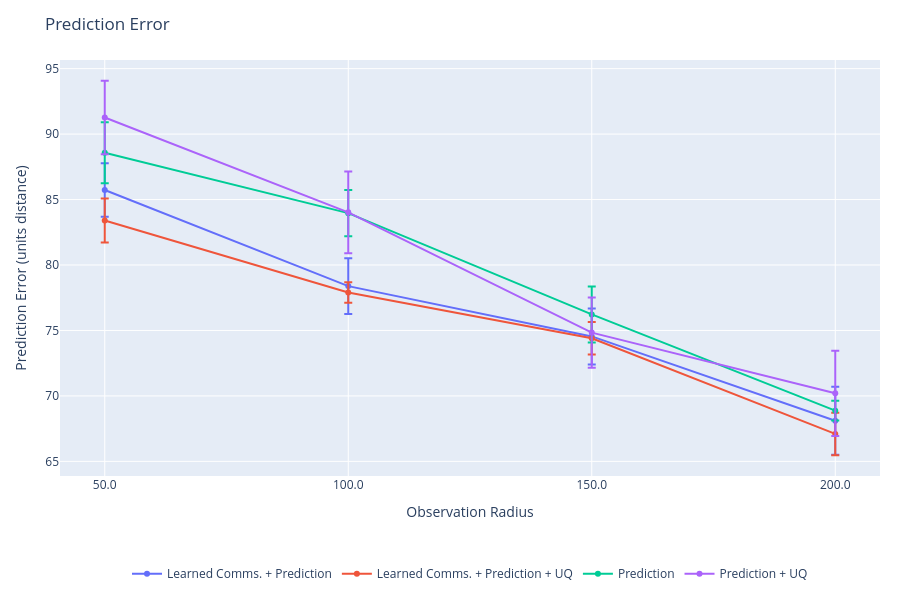
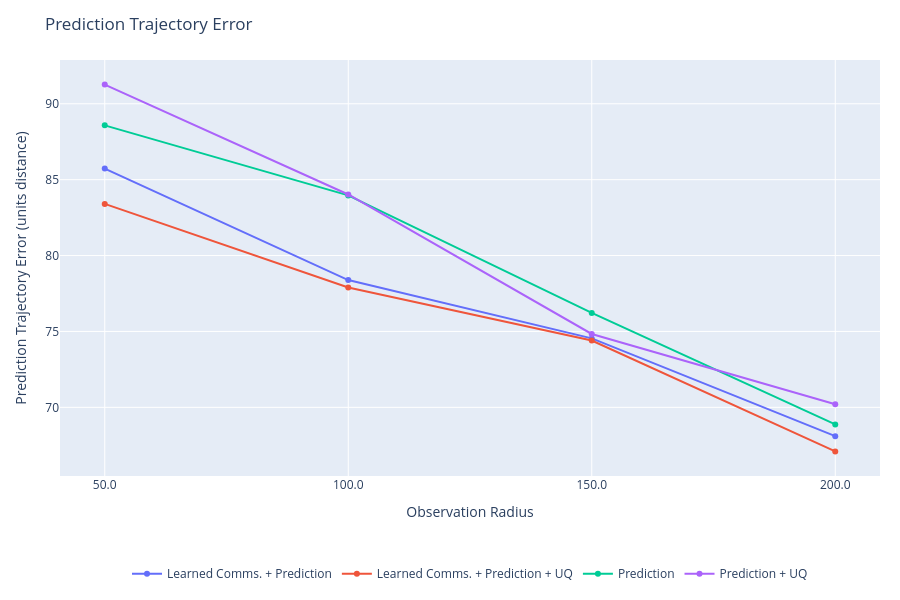
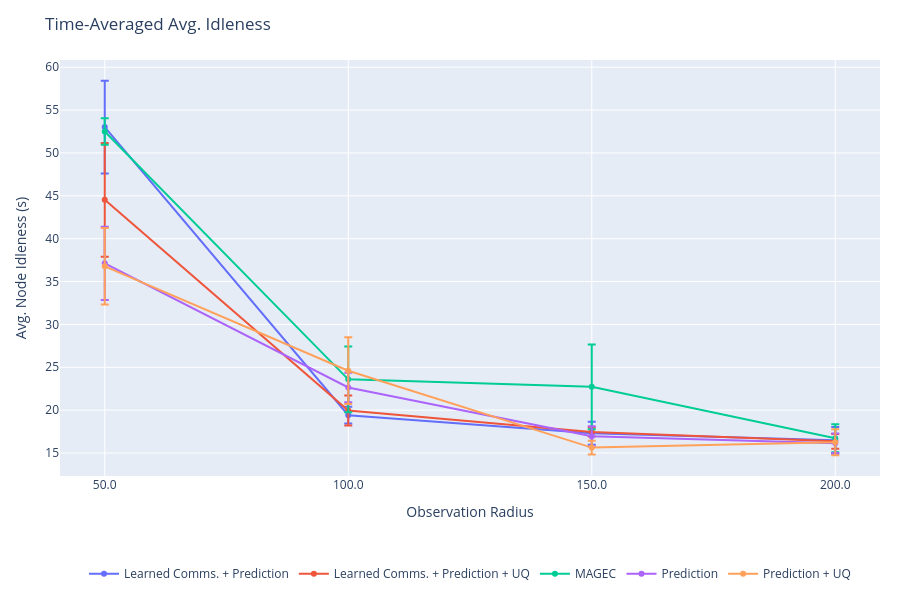
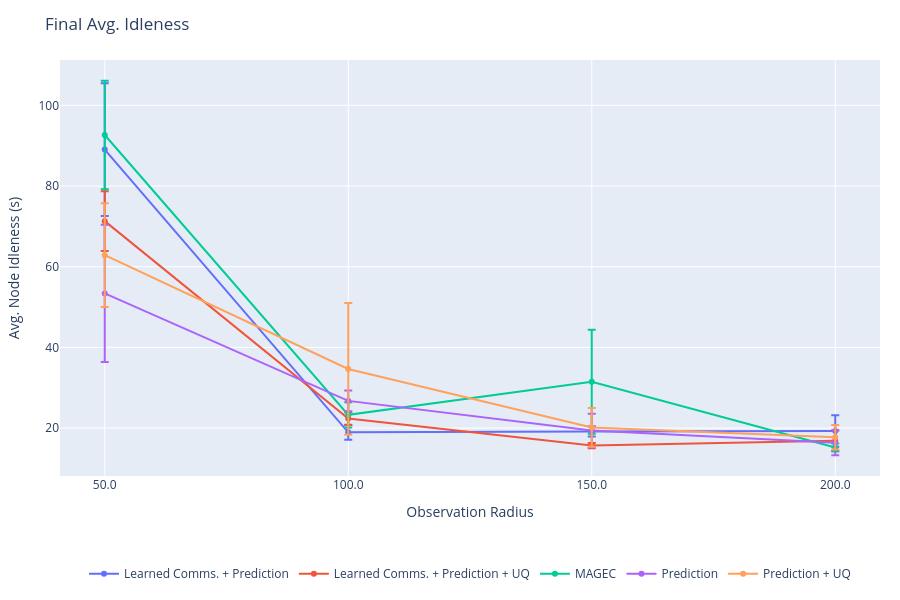

Notebook source saved alongside these figures, in order:
### Code cell
%reload_ext autoreload
%autoreload 2
from plots import *
import numpy as np

x_key = 'observation_radius'

# Data for plotting
plots = {
    'prediction_error_mean': {
        'title': 'Prediction Error',
        'ylabel': 'Prediction Error (units distance)',
        'xlabel': 'Observation Radius',
        'x': {series: get_x_radii(series, output, x_key) for series in output},
        # Average over all episodes and all timesteps.
        'y': {
            series: [np.mean(output[series][exp]['prediction_error_mean']) for exp in sorted_experiments(series, output, x_key)]
                for series in output if not next(iter(output[series].values())).attrs['prediction_disable']
        },
        'y_std': {
            series: [np.std(np.mean(output[series][exp]['prediction_error_mean'], axis=tuple(range(1, output[series][exp]['prediction_error_mean'].ndim)))) for exp in sorted_experiments(series, output, x_key)]
                for series in output if not next(iter(output[series].values())).attrs['prediction_disable']
        }
    },
    'prediction_trajectory_error_mean': {
        'title': 'Prediction Trajectory Error',
        'ylabel': 'Prediction Trajectory Error (units distance)',
        'xlabel': 'Observation Radius',
        'x': {series: get_x_radii(series, output, x_key) for series in output},
        # Average over all episodes and all timesteps.
        'y': {
            series: [np.mean(output[series][exp]['prediction_trajectory_error_mean']) for exp in sorted_experiments(series, output, x_key)]
                for series in output if not next(iter(output[series].values())).attrs['prediction_disable']
        }
    },
    'avg_idleness': {
        'title': 'Time-Averaged Avg. Idleness',
        'ylabel': 'Avg. Node Idleness (s)',
        'xlabel': 'Observation Radius',
        'x': {series: get_x_radii(series, output, x_key) for series in output},
        # Average over all episodes and all timesteps.
        'y': {
            series: [np.mean(output[series][exp]['avg_idleness']) for exp in sorted_experiments(series, output, x_key)]
                for series in output
        },
        'y_std': {
            series: [np.std(np.mean(output[series][exp]['avg_idleness'], axis=tuple(range(1, output[series][exp]['avg_idleness'].ndim)))) for exp in sorted_experiments(series, output, x_key)]
                for series in output
        }
    },
    'avg_idleness_final': {
        'title': 'Final Avg. Idleness',
        'ylabel': 'Avg. Node Idleness (s)',
        'xlabel': 'Observation Radius',
        'x': {series: get_x_radii(series, output, x_key) for series in output},
        'y': {
            series: [np.mean(output[series][exp]['avg_idleness'][:, -1]) for exp in sorted_experiments(series, output, x_key)]
                for series in output
        },
        'y_std': {
            series: [np.std(np.mean(output[series][exp]['avg_idleness'][:, -1], axis=tuple(range(1, output[series][exp]['avg_idleness'][:, -1].ndim)))) for exp in sorted_experiments(series, output, x_key)]
                for series in output
        }
    },
    'avg_idleness_over_time': {
        'title': 'Avg. Idleness vs. Time',
        'ylabel': 'Avg. Node Idleness (s)',
        'xlabel': 'Time Steps',
        # One trace per experiment: average over episodes, keep time dimension.
        'y': {
            series: {
                exp: np.mean(output[series][exp]['avg_idleness'], axis=0)
                for exp in sorted_experiments(series, output, x_key)
            }
            for series in output
        },
        # 'y_std': {
        #     series: {
        #         exp: np.std(output[series][exp]['avg_idleness'], axis=0)
        #         for exp in sorted_experiments(series, output, x_key)
        #     }
        #     for series in output
        # }
    },
    'worst_idleness': {
        'title': 'Time-Averaged Worst Idleness',
        'ylabel': 'Worst Node Idleness (s)',
        'xlabel': 'Observation Radius',
        'x': {series: get_x_radii(series, output, x_key) for series in output},
        # Average over all episodes and all timesteps.
        'y': {
            series: [np.mean(output[series][exp]['worst_idleness']) for exp in sorted_experiments(series, output, x_key)]
                for series in output
        },
        'y_std': {
            series: [np.std(np.mean(output[series][exp]['worst_idleness'], axis=tuple(range(1, output[series][exp]['worst_idleness'].ndim)))) for exp in sorted_experiments(series, output, x_key)]
                for series in output
        }
    },
    'worst_idleness_final': {
        'title': 'Final Worst Idleness',
        'ylabel': 'Worst Node Idleness (s)',
        'xlabel': 'Observation Radius',
        'x': {series: get_x_radii(series, output, x_key) for series in output},
        'y': {
            series: [np.mean(output[series][exp]['worst_idleness'][:, -1]) for exp in sorted_experiments(series, output, x_key)]
                for series in output
        }
    },
    'worst_idleness_over_time': {
        'title': 'Worst Idleness vs. Time',
        'ylabel': 'Worst Node Idleness (s)',
        'xlabel': 'Time Steps',
        # One trace per experiment: average over episodes, keep time dimension.
        'y': {
            series: {
                exp: np.mean(output[series][exp]['worst_idleness'], axis=0)
                for exp in sorted_experiments(series, output, x_key)
            }
            for series in output
        },
        'y_std': {
            series: {
                exp: np.std(output[series][exp]['worst_idleness'], axis=0)
                for exp in sorted_experiments(series, output, x_key)
            }
            for series in output
        }
    },
    'stddev_idleness': {
        'title': 'Time-Averaged Std. Dev. Idleness',
        'ylabel': 'Std. Dev. Node Idleness (s)',
        'xlabel': 'Observation Radius',
        'x': {series: get_x_radii(series, output, x_key) for series in output},
        # Average over all episodes and all timesteps.
        'y': {
            series: [np.mean(output[series][exp]['stddev_idleness']) for exp in sorted_experiments(series, output, x_key)]
                for series in output
        }
    },
    'stddev_idleness_over_time': {
        'title': 'Std. Dev. Idleness vs. Time',
        'ylabel': 'Std. Dev. Node Idleness (s)',
        'xlabel': 'Time Steps',
        # One trace per experiment: average over episodes, keep time dimension.
        'y': {
            series: {
                exp: np.mean(output[series][exp]['stddev_idleness'], axis=0)
                for exp in sorted_experiments(series, output, x_key)
            }
            for series in output
        },
        'y_std': {
            series: {
                exp: np.std(output[series][exp]['stddev_idleness'], axis=0)
                for exp in sorted_experiments(series, output, x_key)
            }
            for series in output
        }
    },
    'communication_requests': {
        'title': 'Communication Requests vs. Observation Radius',
        'ylabel': 'Communication Requests',
        'xlabel': 'Observation Radius',
        'x': {series: get_x_radii(series, output, x_key) for series in output},
        'y': {
            series: [np.mean(output[series][exp]['communication']['requests_made']) for exp in sorted_experiments(series, output, x_key)]
                for series in output
        }
    },
    'communication_requests_time': {
        'title': 'Cumulative Communication Requests vs. Time',
        'ylabel': 'Communication Requests',
        'xlabel': 'Time Steps',
        'y': {
            series: {
                exp: np.cumsum(np.mean(output[series][exp]['communication']['requests_made'], axis=0))
                for exp in sorted_experiments(series, output, x_key)
            }
            for series in output
        }
    },
    'prediction_uncertainty_mean': {
        'title': 'Prediction Uncertainty',
        'ylabel': 'Prediction Uncertainty (units distance)',
        'xlabel': 'Observation Radius',
        'x': {series: get_x_radii(series, output, x_key) for series in output},
        # Average over all episodes and all timesteps.
        'y': {
            series: [np.mean(output[series][exp]['prediction_uncertainty_mean']) for exp in sorted_experiments(series, output, x_key)]
                for series in output if not next(iter(output[series].values())).attrs['prediction_disable']
        }
    },
    'prediction_uncertainty_gap_mean': {
        'title': 'Prediction Uncertainty Gap',
        'ylabel': 'Prediction Uncertainty Gap (units distance)',
        'xlabel': 'Observation Radius',
        'x': {series: get_x_radii(series, output, x_key) for series in output},
        # Average over all episodes and all timesteps.
        'y': {
            series: [np.mean(output[series][exp]['prediction_uncertainty_gap_mean']) for exp in sorted_experiments(series, output, x_key)]
                for series in output if not next(iter(output[series].values())).attrs['prediction_disable']
        }
    },
}

# Miscelaneous statistics.
timesteps = [np.max([np.max(output[series][experiment]['deltaSteps'].shape[1]) for experiment in output[series]]) for series in output]

plot(plots, timesteps=timesteps)

### Figure 1 — Plotly figure (JSON) as saved in the notebook; plotly's stock layout.template omitted (floating-point values rounded to 4 significant figures)
{"data": [{"error_y": {"array": [2.052, 2.124, 2.139, 2.602], "type": "data", "visible": true}, "hovertemplate": "%{x:.2f}: %{y:.4f}<extra></extra>", "mode": "lines+markers", "name": "Learned Comms. + Prediction", "type": "scatter", "x": [50, 100, 150, 200], "y": [85.73, 78.39, 74.54, 68.1]}, {"error_y": {"array": [1.677, 0.7835, 1.237, 1.624], "type": "data", "visible": true}, "hovertemplate": "%{x:.2f}: %{y:.4f}<extra></extra>", "mode": "lines+markers", "name": "Learned Comms. + Prediction + UQ", "type": "scatter", "x": [50, 100, 150, 200], "y": [83.4, 77.9, 74.4, 67.09]}, {"error_y": {"array": [2.333, 1.761, 2.137, 0.7595], "type": "data", "visible": true}, "hovertemplate": "%{x:.2f}: %{y:.4f}<extra></extra>", "mode": "lines+markers", "name": "Prediction", "type": "scatter", "x": [50, 100, 150, 200], "y": [88.58, 83.96, 76.22, 68.88]}, {"error_y": {"array": [2.806, 3.121, 2.683, 3.255], "type": "data", "visible": true}, "hovertemplate": "%{x:.2f}: %{y:.4f}<extra></extra>", "mode": "lines+markers", "name": "Prediction + UQ", "type": "scatter", "x": [50, 100, 150, 200], "y": [91.27, 84.02, 74.84, 70.2]}], "layout": {"autosize": true, "height": 600, "hovermode": "closest", "legend": {"orientation": "h", "x": 0.5, "xanchor": "center", "y": -0.2, "yanchor": "top"}, "margin": {"b": 120, "l": 60, "r": 20, "t": 60}, "showlegend": true, "title": {"text": "Prediction Error"}, "xaxis": {"ticktext": ["50.0", "100.0", "150.0", "200.0"], "tickvals": [50, 100, 150, 200], "title": {"text": "Observation Radius"}}, "yaxis": {"title": {"text": "Prediction Error (units distance)"}}}}

### Figure 2 — Plotly figure (JSON) as saved in the notebook; plotly's stock layout.template omitted (floating-point values rounded to 4 significant figures)
{"data": [{"hovertemplate": "%{x:.2f}: %{y:.4f}<extra></extra>", "mode": "lines+markers", "name": "Learned Comms. + Prediction", "type": "scatter", "x": [50, 100, 150, 200], "y": [85.73, 78.39, 74.54, 68.1]}, {"hovertemplate": "%{x:.2f}: %{y:.4f}<extra></extra>", "mode": "lines+markers", "name": "Learned Comms. + Prediction + UQ", "type": "scatter", "x": [50, 100, 150, 200], "y": [83.4, 77.9, 74.4, 67.09]}, {"hovertemplate": "%{x:.2f}: %{y:.4f}<extra></extra>", "mode": "lines+markers", "name": "Prediction", "type": "scatter", "x": [50, 100, 150, 200], "y": [88.58, 83.96, 76.22, 68.88]}, {"hovertemplate": "%{x:.2f}: %{y:.4f}<extra></extra>", "mode": "lines+markers", "name": "Prediction + UQ", "type": "scatter", "x": [50, 100, 150, 200], "y": [91.27, 84.02, 74.84, 70.2]}], "layout": {"autosize": true, "height": 600, "hovermode": "closest", "legend": {"orientation": "h", "x": 0.5, "xanchor": "center", "y": -0.2, "yanchor": "top"}, "margin": {"b": 120, "l": 60, "r": 20, "t": 60}, "showlegend": true, "title": {"text": "Prediction Trajectory Error"}, "xaxis": {"ticktext": ["50.0", "100.0", "150.0", "200.0"], "tickvals": [50, 100, 150, 200], "title": {"text": "Observation Radius"}}, "yaxis": {"title": {"text": "Prediction Trajectory Error (units distance)"}}}}

### Figure 3 — Plotly figure (JSON) as saved in the notebook; plotly's stock layout.template omitted (floating-point values rounded to 4 significant figures)
{"data": [{"error_y": {"array": [5.401, 0.9835, 1.337, 1.569], "type": "data", "visible": true}, "hovertemplate": "%{x:.2f}: %{y:.4f}<extra></extra>", "mode": "lines+markers", "name": "Learned Comms. + Prediction", "type": "scatter", "x": [50, 100, 150, 200], "y": [53.01, 19.42, 17.3, 16.48]}, {"error_y": {"array": [6.638, 1.749, 0.5213, 0.8598], "type": "data", "visible": true}, "hovertemplate": "%{x:.2f}: %{y:.4f}<extra></extra>", "mode": "lines+markers", "name": "Learned Comms. + Prediction + UQ", "type": "scatter", "x": [50, 100, 150, 200], "y": [44.53, 19.97, 17.46, 16.37]}, {"error_y": {"array": [1.536, 3.843, 4.941, 1.631], "type": "data", "visible": true}, "hovertemplate": "%{x:.2f}: %{y:.4f}<extra></extra>", "mode": "lines+markers", "name": "MAGEC", "type": "scatter", "x": [50, 100, 150, 200], "y": [52.5, 23.59, 22.72, 16.72]}, {"error_y": {"array": [4.275, 1.707, 1.173, 1.15], "type": "data", "visible": true}, "hovertemplate": "%{x:.2f}: %{y:.4f}<extra></extra>", "mode": "lines+markers", "name": "Prediction", "type": "scatter", "x": [50, 100, 150, 200], "y": [37.13, 22.64, 16.94, 16.14]}, {"error_y": {"array": [4.469, 3.894, 0.8023, 1.518], "type": "data", "visible": true}, "hovertemplate": "%{x:.2f}: %{y:.4f}<extra></extra>", "mode": "lines+markers", "name": "Prediction + UQ", "type": "scatter", "x": [50, 100, 150, 200], "y": [36.78, 24.6, 15.63, 16.26]}], "layout": {"autosize": true, "height": 600, "hovermode": "closest", "legend": {"orientation": "h", "x": 0.5, "xanchor": "center", "y": -0.2, "yanchor": "top"}, "margin": {"b": 120, "l": 60, "r": 20, "t": 60}, "showlegend": true, "title": {"text": "Time-Averaged Avg. Idleness"}, "xaxis": {"ticktext": ["50.0", "100.0", "150.0", "200.0"], "tickvals": [50, 100, 150, 200], "title": {"text": "Observation Radius"}}, "yaxis": {"title": {"text": "Avg. Node Idleness (s)"}}}}

### Figure 4 — Plotly figure (JSON) as saved in the notebook; plotly's stock layout.template omitted (floating-point values rounded to 4 significant figures)
{"data": [{"error_y": {"array": [16.46, 1.868, 1.258, 3.923], "type": "data", "visible": true}, "hovertemplate": "%{x:.2f}: %{y:.4f}<extra></extra>", "mode": "lines+markers", "name": "Learned Comms. + Prediction", "type": "scatter", "x": [50, 100, 150, 200], "y": [89.04, 18.96, 19.17, 19.27]}, {"error_y": {"array": [7.41, 1.583, 0.6355, 2.492], "type": "data", "visible": true}, "hovertemplate": "%{x:.2f}: %{y:.4f}<extra></extra>", "mode": "lines+markers", "name": "Learned Comms. + Prediction + UQ", "type": "scatter", "x": [50, 100, 150, 200], "y": [71.29, 22.37, 15.66, 16.88]}, {"error_y": {"array": [13.43, 3.131, 12.91, 0.9866], "type": "data", "visible": true}, "hovertemplate": "%{x:.2f}: %{y:.4f}<extra></extra>", "mode": "lines+markers", "name": "MAGEC", "type": "scatter", "x": [50, 100, 150, 200], "y": [92.65, 23.27, 31.47, 15.19]}, {"error_y": {"array": [16.99, 2.595, 4.125, 3.082], "type": "data", "visible": true}, "hovertemplate": "%{x:.2f}: %{y:.4f}<extra></extra>", "mode": "lines+markers", "name": "Prediction", "type": "scatter", "x": [50, 100, 150, 200], "y": [53.38, 26.74, 19.4, 16.36]}, {"error_y": {"array": [12.85, 16.33, 4.8, 3.046], "type": "data", "visible": true}, "hovertemplate": "%{x:.2f}: %{y:.4f}<extra></extra>", "mode": "lines+markers", "name": "Prediction + UQ", "type": "scatter", "x": [50, 100, 150, 200], "y": [62.85, 34.66, 20.16, 17.73]}], "layout": {"autosize": true, "height": 600, "hovermode": "closest", "legend": {"orientation": "h", "x": 0.5, "xanchor": "center", "y": -0.2, "yanchor": "top"}, "margin": {"b": 120, "l": 60, "r": 20, "t": 60}, "showlegend": true, "title": {"text": "Final Avg. Idleness"}, "xaxis": {"ticktext": ["50.0", "100.0", "150.0", "200.0"], "tickvals": [50, 100, 150, 200], "title": {"text": "Observation Radius"}}, "yaxis": {"title": {"text": "Avg. Node Idleness (s)"}}}}
